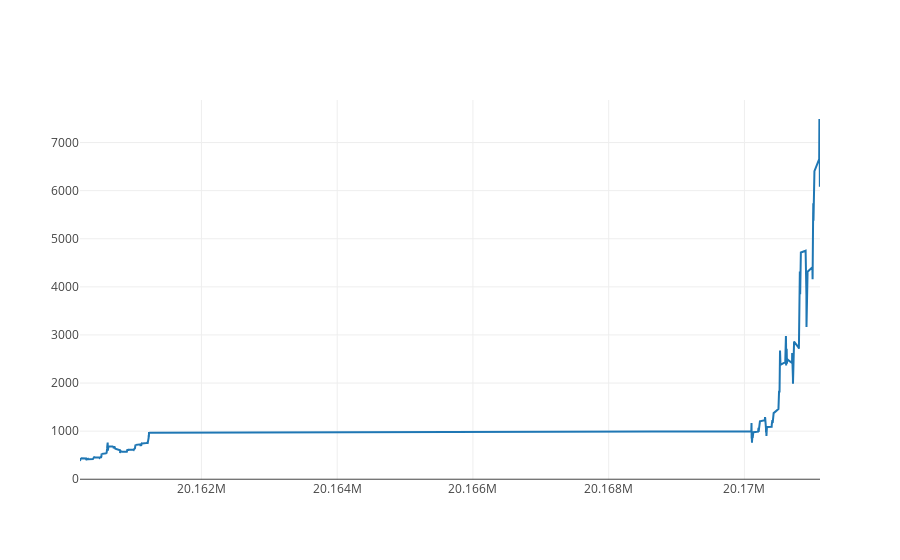

Notebook source saved alongside this figure:
### Code cell
btc_trace = go.Scatter(x=data['Time'], y=data['Price'], name= 'Price')
py.iplot([btc_trace])

### Figure 1 — Plotly figure (JSON) as saved in the notebook; plotly's stock layout.template omitted (floating-point values rounded to 4 significant figures; data arrays with more than 128 entries replaced by an {"elided": "..."} marker saying what was removed)
{"data": [{"name": "Price", "type": "scatter", "uid": "873de533-fb7f-4410-996b-57a0992d676a", "x": {"elided": "641 int values"}, "y": {"elided": "641 float values"}}], "layout": {}}
